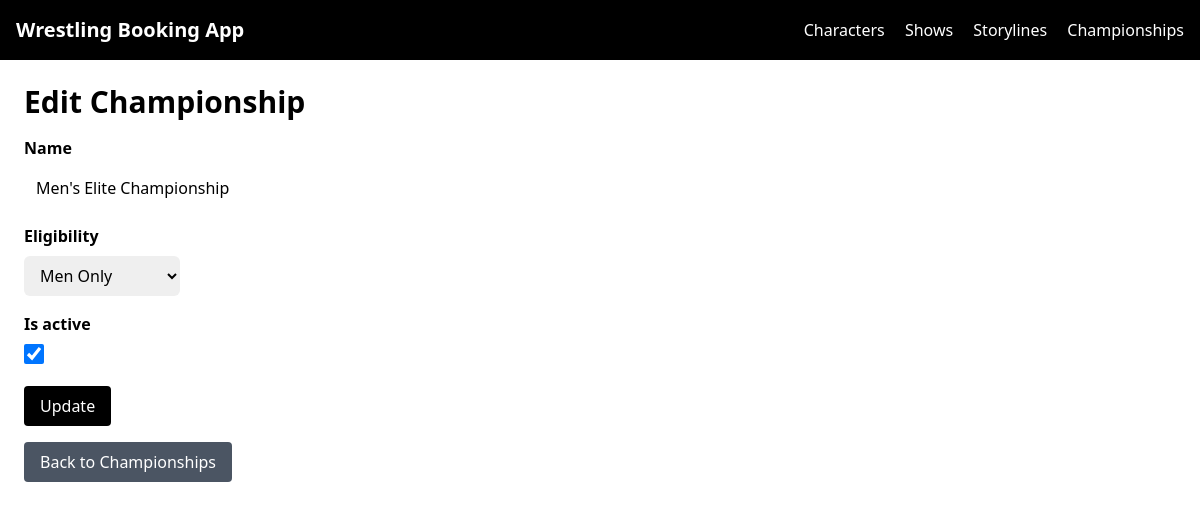
/titles/2/edit/, run on the app's committed database.
### core/models.py (models this page shows, shortened)
class Championship(models.Model):
    class Eligibility(models.TextChoices):
        MEN = "MEN", "Men Only"
        WOMEN = "WOMEN", "Women Only"
        OPEN = "OPEN", "Men & Women"
    name = models.CharField(max_length=100, unique=True)
    eligibility = models.CharField(
        max_length=10,
        choices=Eligibility.choices
    )
    is_active = models.BooleanField(default=True)

### titles/views.py (the view)
# urls.py: path("<int:pk>/edit/", ChampionshipUpdateView.as_view(), name="championship-edit"),
class ChampionshipUpdateView(UpdateView):
    model = Championship
    form_class = ChampionshipForm
    template_name = "titles/championship_form.html"
    success_url = reverse_lazy("championship-list")

### core/forms.py
class ChampionshipForm(forms.ModelForm):
    class Meta:
        model = Championship
        fields = ["name", "eligibility", "is_active"]
    def __init__(self, *args, **kwargs):
        super().__init__(*args, **kwargs)
        for name, field in self.fields.items():
            if isinstance(field.widget, forms.CheckboxSelectMultiple):
                field.widget.attrs.update({
                    "class": "space-y-2"
                })
            elif isinstance(field.widget, forms.CheckboxInput):
                field.widget.attrs.update({
                    "class": "h-5 w-5 text-blue-600"
                })
            else:
                field.widget.attrs.update({
                    "class": (
                        "w-half rounded-md px-3 py-2 text-white"
                        "bg-gray-400 dark:bg-gray-700 "
                        "focus:outline-none focus:ring-2 focus:ring-blue-500"
                    )
                })

### titles/templates/titles/championship_form.html (shortened to what this page needs)
{% extends "base.html" %}
{% block content %}
<h1 class="text-3xl font-bold mb-4">
    {% if view.object %}Edit Championship{% else %}Add Championship{% endif %}
</h1>
<form method="post" class="space-y-4">
    {% for field in form %}
        <div class="mb-4">
            <label class="block font-semibold mb-2">
            {{ field.label }}
            </label>
            {{ field }}
        </div>
    {% endfor %}
    <button type="submit" class="bg-black text-white px-4 py-2 rounded">
        {% if view.object %}Update{% else %}Create{% endif %}
    </button>
</form>
<button onclick="window.location='{% url 'championship-list' %}'" class="bg-gray-600 text-white px-4 py-2 rounded mt-4 inline-block cursor-pointer">Back to Championships</button>
{% endblock %}

### data on the page
Championship: form "Men's Elite Championship" "Men Only" "☑"

### other printed values
{{ field.label }} "Name" "Eligibility" "Is active"
